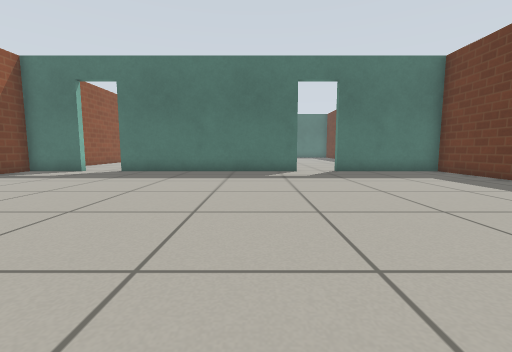
[1] (above)

22 first-person views from a walk through a Gazebo world. The camera is 0.5 m above the floor, tilts 6° down and sees 90° across. The floor is counted in squares, 0.5 m on a side. Each view is taken from the middle of a square. On the plan, view 1 faces up. The plan holds only what a view shows up to about 11 squares ahead; the rest is blank. Gazebo's built-in surfaces are drawn with simple patterns.

[2]
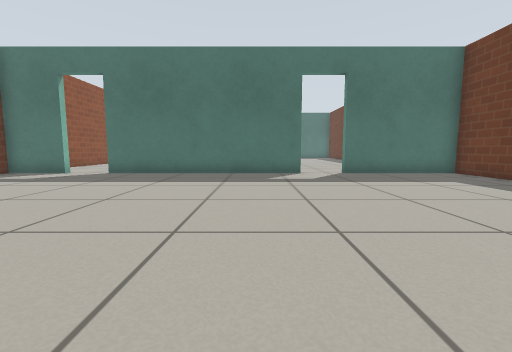

[3]
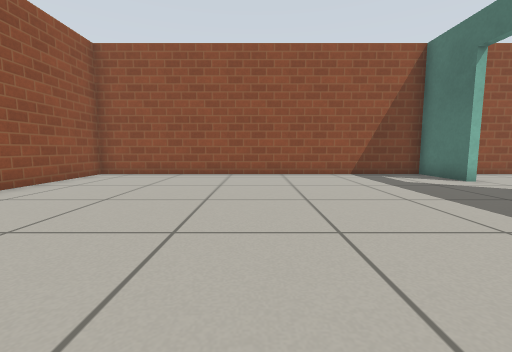

[4]
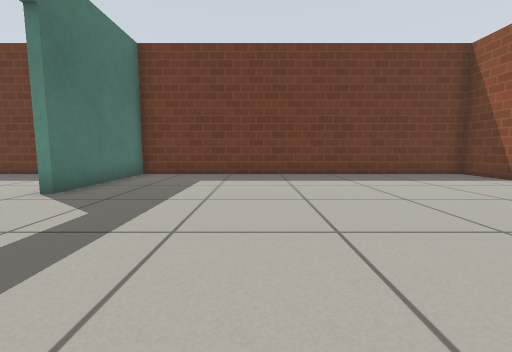

[5]
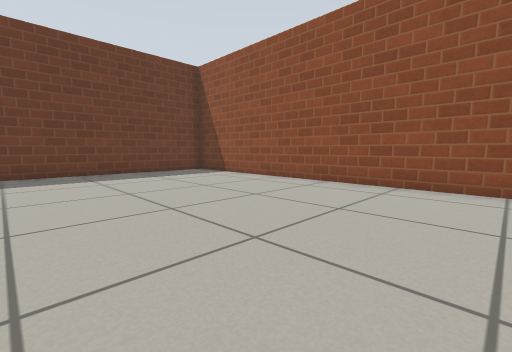

[6]
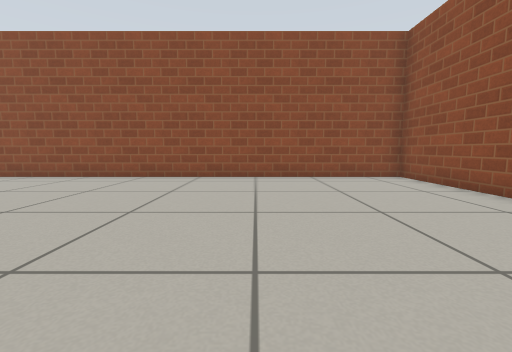

[7]
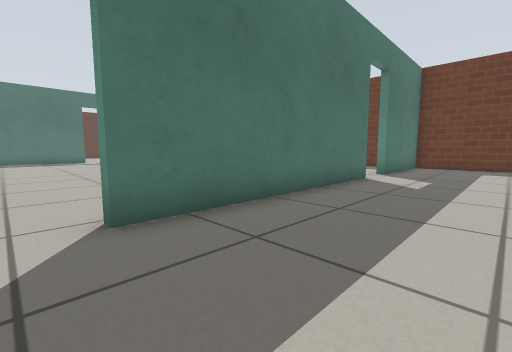

[8]
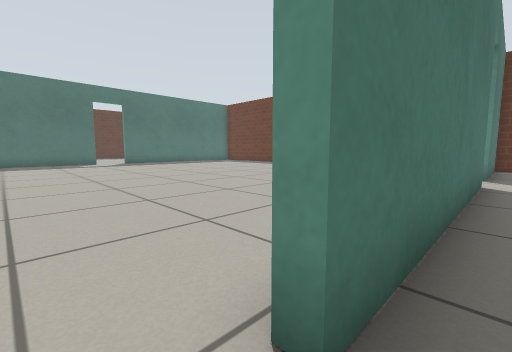

[9]
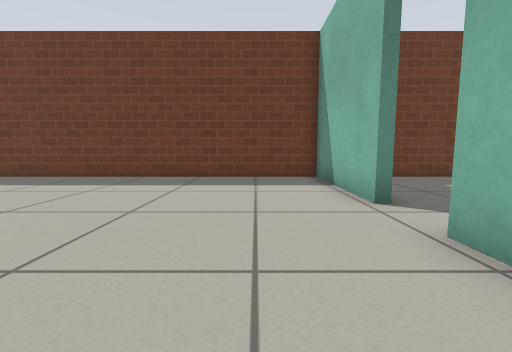

[10]
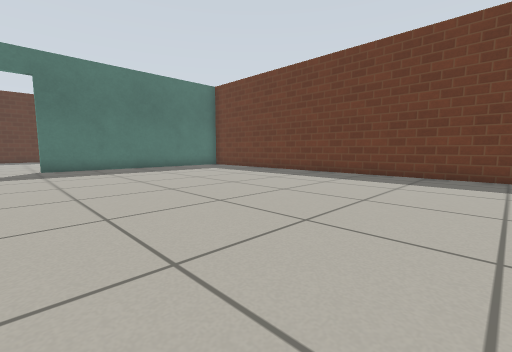

[11]
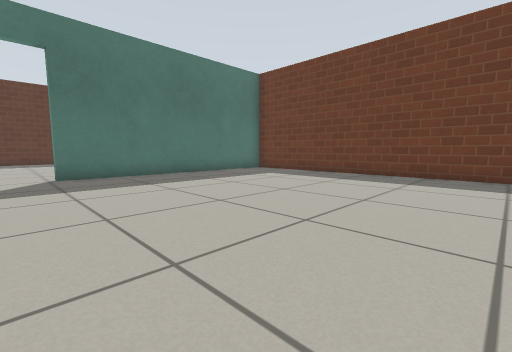

[12]
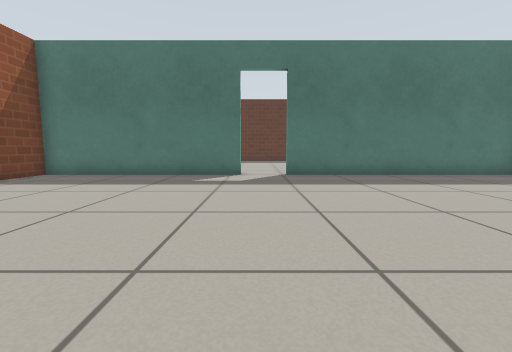

[13]
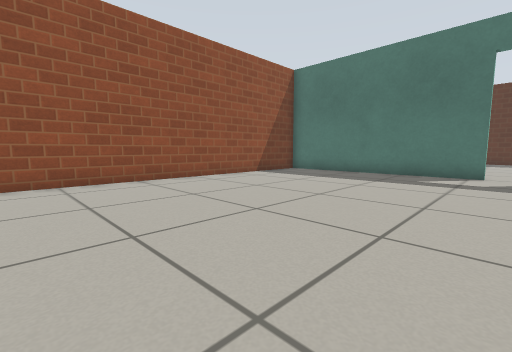

[14]
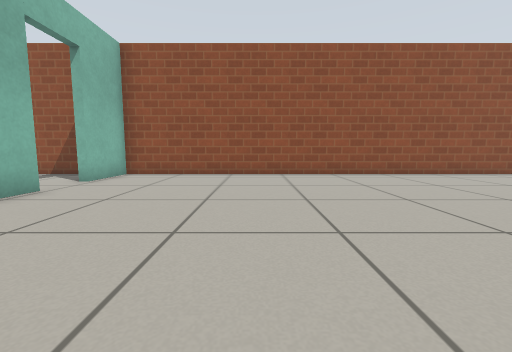

[15]
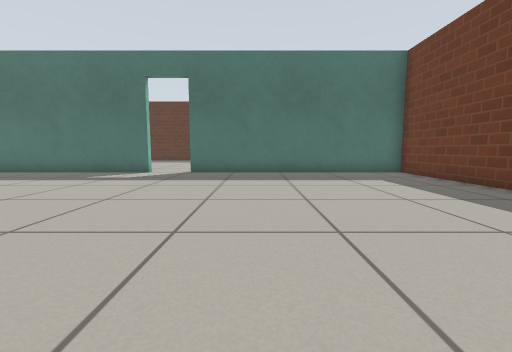

[16]
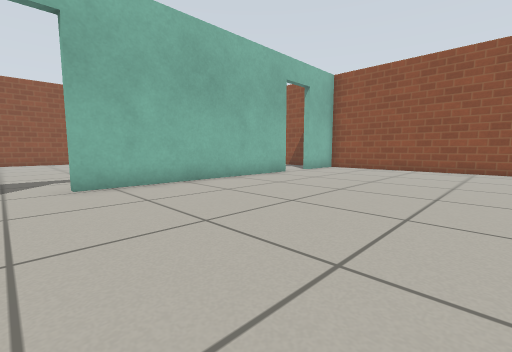

[17]
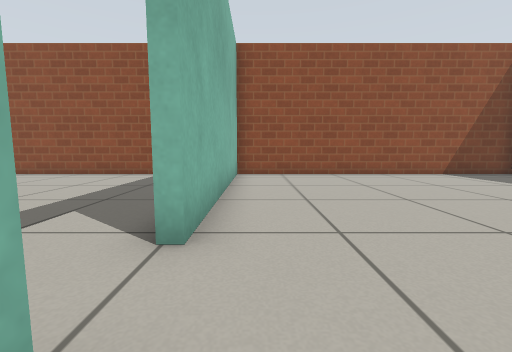

[18]
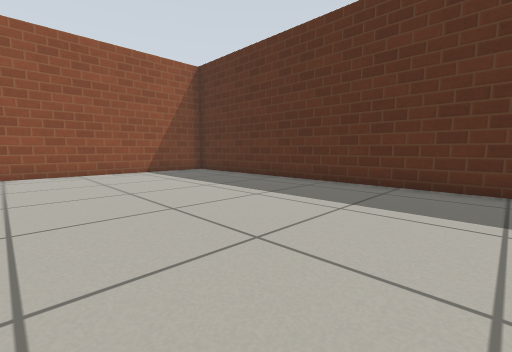

[19]
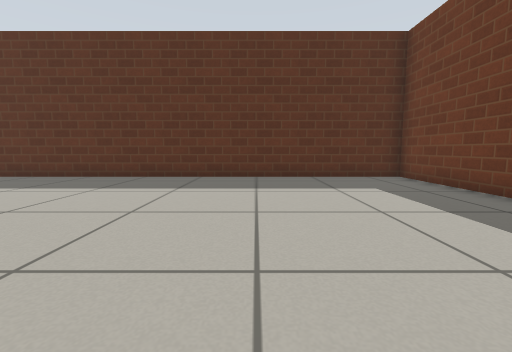

[20]
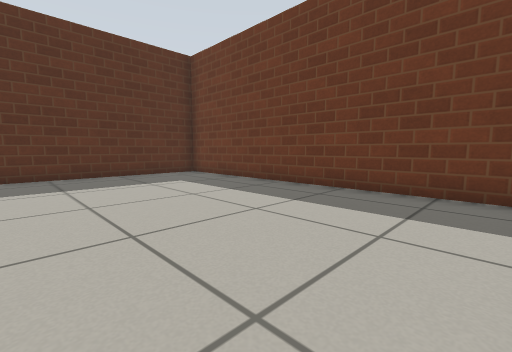

[21]
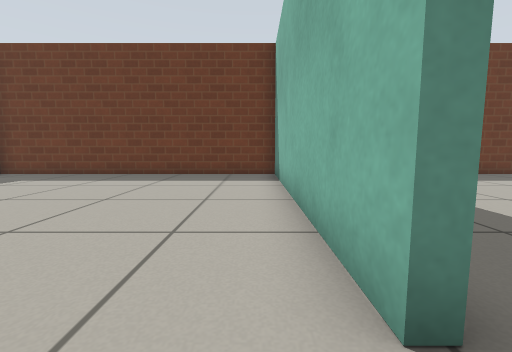

[22]
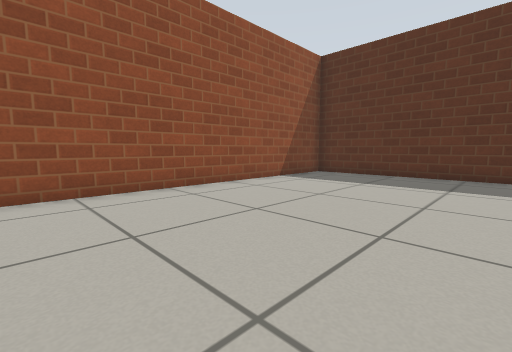

### Floor plan
Points are (right, up) in squares from view 1. A wall is a line through its corners. A room is listed if a view was taken in it or the views show most of it. See-through windows are left out.
Room 1 (views 1, 2, 3, 4, 5, 6, 7, 8)
walls: (1.9, 11.5) (-6.1, 11.5); (-7.7, 11.5) (-10.2, 11.5) (-10.2, -1.2) (8.2, -1.2) (8.2, 11.5) (3.6, 11.5)
ways out: open door at (-6.5, 12) to room 2; open door at (2.5, 12) to room 2
Room 2 (views 9, 10, 11, 12, 13, 14, 15, 16)
walls: (-2.6, 29.9) (-10.2, 29.9) (-10.2, 11.8) (-7.7, 11.8); (3.6, 11.8) (8.2, 11.8) (8.2, 29.9) (-0.9, 29.9); (-6.1, 11.8) (1.9, 11.8)
ways out: open door at (-6.5, 12) to room 1; open door at (2.5, 12) to room 1; open door at (-1.5, 30) to room 3
Room 3 (views 17, 18, 19, 20, 21, 22)
walls: (-0.9, 30.2) (8.2, 30.2) (8.2, 41.2) (-9.9, 41.2); (-10.2, 41.2) (-10.2, 30.2) (-2.6, 30.2)
ways out: open door at (-1.5, 30) to room 2

Where each view was taken, in squares from view 1:
view 1: 0 up, 0 right, facing up
view 2: 1 up, 0 right, facing up
view 3: 5 up, 0 right, facing left
view 4: 7 up, 2 left, facing right
view 5: 6 up, 3 left, facing down-right
view 6: 8 up, 5 left, facing down
view 7: 8 up, 7 left, facing up-right
view 8: 11 up, 7 left, facing up-right
view 9: 14 up, 1 left, facing right
view 10: 16 up, 2 left, facing up-right
view 11: 20 up, 2 left, facing up-right
view 12: 20 up, 2 left, facing up
view 13: 19 up, 2 left, facing up-left
view 14: 17 up, 0 right, facing left
view 15: 19 up, 2 right, facing up
view 16: 19 up, 3 right, facing down-left
view 17: 31 up, 0 right, facing left
view 18: 34 up, 1 right, facing up-left
view 19: 32 up, 3 right, facing up
view 20: 31 up, 2 right, facing up-right
view 21: 31 up, 2 left, facing right
view 22: 31 up, 4 left, facing up-left
